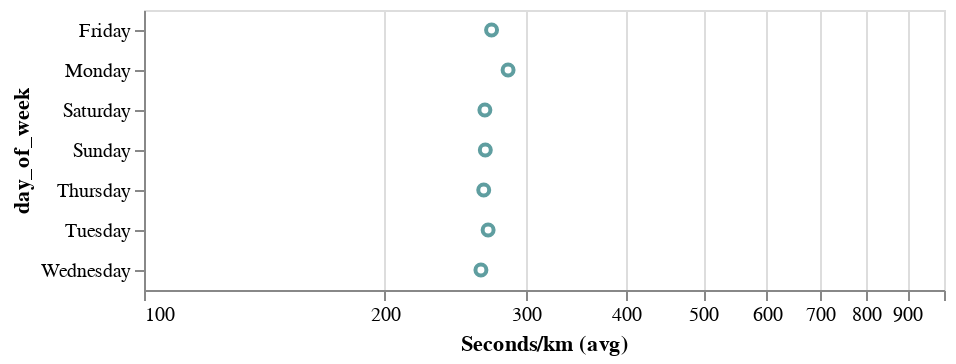

This figure's notebook cell:
### Code cell
alt.Chart(df).mark_point(color='#5f9ea0').encode(
    # count, sum, min, max, average, median, stdev
    alt.X('average(seconds_per_km)', title='Seconds/km (avg)', scale=alt.Scale(type='log')),
    alt.Y('day_of_week', axis=alt.Axis(title='day_of_week'))
)

### Figure 1 — Vega-Lite specification as saved in the notebook (floating-point values rounded to 4 significant figures)
{"$schema": "https://vega.github.io/schema/vega-lite/v4.17.0.json", "config": {"view": {"continuousHeight": 300, "continuousWidth": 400}}, "data": {"name": "data-3b724c935d462198edf620010296bcf6"}, "datasets": {"data-3b724c935d462198edf620010296bcf6": [{"Unnamed: 0": 182, "avgPace(/meter)": 0.3787, "calories(kcal)": 71, "date": "2022-01-10 20:39", "day_of_week": "Monday", "distance(m)": 1191, "distance_rounded": 1, "maxPace(/meter)": 7.246, "minPace(/meter)": 0.2501, "seconds_per_km": 380.4, "speed_per_km": "06:20.35", "sportTime(s)": 453, "startTime": "2022-01-10T13:39:17+00:00", "type": 1}, {"Unnamed: 0": 178, "avgPace(/meter)": 0.2878, "calories(kcal)": 60, "date": "2022-01-13 16:23", "day_of_week": "Thursday", "distance(m)": 1004, "distance_rounded": 1, "maxPace(/meter)": 2.342, "minPace(/meter)": 0.1982, "seconds_per_km": 288.8, "speed_per_km": "04:48.84", "sportTime(s)": 290, "startTime": "2022-01-13T09:23:16+00:00", "type": 1}, {"Unnamed: 0": 176, "avgPace(/meter)": 0.2637, "calories(kcal)": 39, "date": "2022-02-03 17:41", "day_of_week": "Thursday", "distance(m)": 1001, "distance_rounded": 1, "maxPace(/meter)": 0.609, "minPace(/meter)": 0.1993, "seconds_per_km": 264.7, "speed_per_km": "04:24.74", "sportTime(s)": 265, "startTime": "2022-02-03T10:41:12+00:00", "type": 1}, {"Unnamed: 0": 172, "avgPace(/meter)": 0.2803, "calories(kcal)": 50, "date": "2022-02-05 18:46", "day_of_week": "Saturday", "distance(m)": 1006, "distance_rounded": 1, "maxPace(/meter)": 0.6911, "minPace(/meter)": 0.229, "seconds_per_km": 281.3, "speed_per_km": "04:41.31", "sportTime(s)": 283, "startTime": "2022-02-05T11:46:47+00:00", "type": 1}, {"Unnamed: 0": 169, "avgPace(/meter)": 0.2675, "calories(kcal)": 34, "date": "2022-02-06 18:36", "day_of_week": "Sunday", "distance(m)": 1013, "distance_rounded": 1, "maxPace(/meter)": 0.6361, "minPace(/meter)": 0.2325, "seconds_per_km": 268.5, "speed_per_km": "04:28.51", "sportTime(s)": 272, "startTime": "2022-02-06T11:36:48+00:00", "type": 1}, {"Unnamed: 0": 166, "avgPace(/meter)": 0.26, "calories(kcal)": 39, "date": "2022-02-11 18:49", "day_of_week": "Friday", "distance(m)": 1004, "distance_rounded": 1, "maxPace(/meter)": 0.788, "minPace(/meter)": 0.198, "seconds_per_km": 262.9, "speed_per_km": "04:22.95", "sportTime(s)": 264, "startTime": "2022-02-11T11:49:54+00:00", "type": 1}, {"Unnamed: 0": 163, "avgPace(/meter)": 0.2552, "calories(kcal)": 44, "date": "2022-02-12 18:25", "day_of_week": "Saturday", "distance(m)": 1011, "distance_rounded": 1, "maxPace(/meter)": 0.5571, "minPace(/meter)": 0.1928, "seconds_per_km": 256.2, "speed_per_km": "04:16.18", "sportTime(s)": 259, "startTime": "2022-02-12T11:25:02+00:00", "type": 1}, {"Unnamed: 0": 161, "avgPace(/meter)": 0.255, "calories(kcal)": 37, "date": "2022-02-13 18:09", "day_of_week": "Sunday", "distance(m)": 1000, "distance_rounded": 1, "maxPace(/meter)": 0.576, "minPace(/meter)": 0.194, "seconds_per_km": 256, "speed_per_km": "04:16.00", "sportTime(s)": 256, "startTime": "2022-02-13T11:09:12+00:00", "type": 1}, {"Unnamed: 0": 157, "avgPace(/meter)": 0.2854, "calories(kcal)": 43, "date": "2022-02-14 18:50", "day_of_week": "Monday", "distance(m)": 1002, "distance_rounded": 1, "maxPace(/meter)": 0.7446, "minPace(/meter)": 0.2587, "seconds_per_km": 286.4, "speed_per_km": "04:46.43", "sportTime(s)": 287, "startTime": "2022-02-14T11:50:09+00:00", "type": 1}, {"Unnamed: 0": 155, "avgPace(/meter)": 0.2827, "calories(kcal)": 60, "date": "2022-02-16 18:12", "day_of_week": "Wednesday", "distance(m)": 1001, "distance_rounded": 1, "maxPace(/meter)": 2.165, "minPace(/meter)": 0.1834, "seconds_per_km": 283.7, "speed_per_km": "04:43.72", "sportTime(s)": 284, "startTime": "2022-02-16T11:12:40+00:00", "type": 1}, {"Unnamed: 0": 152, "avgPace(/meter)": 0.2793, "calories(kcal)": 55, "date": "2022-03-05 07:10", "day_of_week": "Saturday", "distance(m)": 1006, "distance_rounded": 1, "maxPace(/meter)": 0.6154, "minPace(/meter)": 0.2083, "seconds_per_km": 280.3, "speed_per_km": "04:40.32", "sportTime(s)": 282, "startTime": "2022-03-05T00:10:22+00:00", "type": 1}, {"Unnamed: 0": 150, "avgPace(/meter)": 0.2796, "calories(kcal)": 47, "date": "2022-03-18 18:26", "day_of_week": "Friday", "distance(m)": 1005, "distance_rounded": 1, "maxPace(/meter)": 0.8749, "minPace(/meter)": 0.2372, "seconds_per_km": 280.6, "speed_per_km": "04:40.60", "sportTime(s)": 282, "startTime": "2022-03-18T11:26:11+00:00", "type": 1}, {"Unnamed: 0": 146, "avgPace(/meter)": 0.2964, "calories(kcal)": 57, "date": "2022-03-28 18:45", "day_of_week": "Monday", "distance(m)": 1046, "distance_rounded": 1, "maxPace(/meter)": 0.639, "minPace(/meter)": 0.2149, "seconds_per_km": 297.3, "speed_per_km": "04:57.32", "sportTime(s)": 311, "startTime": "2022-03-28T11:45:13+00:00", "type": 1}, {"Unnamed: 0": 144, "avgPace(/meter)": 0.3011, "calories(kcal)": 57, "date": "2022-03-29 19:02", "day_of_week": "Tuesday", "distance(m)": 1003, "distance_rounded": 1, "maxPace(/meter)": 0.6835, "minPace(/meter)": 0.2301, "seconds_per_km": 302.1, "speed_per_km": "05:2.09", "sportTime(s)": 303, "startTime": "2022-03-29T12:02:25+00:00", "type": 1}, {"Unnamed: 0": 142, "avgPace(/meter)": 0.2837, "calories(kcal)": 49, "date": "2022-03-30 18:52", "day_of_week": "Wednesday", "distance(m)": 1001, "distance_rounded": 1, "maxPace(/meter)": 0.4753, "minPace(/meter)": 0.1658, "seconds_per_km": 284.7, "speed_per_km": "04:44.72", "sportTime(s)": 285, "startTime": "2022-03-30T11:52:16+00:00", "type": 1}, {"Unnamed: 0": 140, "avgPace(/meter)": 0.27, "calories(kcal)": 48, "date": "2022-04-04 17:57", "day_of_week": "Monday", "distance(m)": 1000, "distance_rounded": 1, "maxPace(/meter)": 0.7117, "minPace(/meter)": 0.2248, "seconds_per_km": 271, "speed_per_km": "04:31.00", "sportTime(s)": 271, "startTime": "2022-04-04T10:57:56+00:00", "type": 1}, {"Unnamed: 0": 137, "avgPace(/meter)": 0.273, "calories(kcal)": 51, "date": "2022-04-08 18:39", "day_of_week": "Friday", "distance(m)": 1000, "distance_rounded": 1, "maxPace(/meter)": 0.6707, "minPace(/meter)": 0.2315, "seconds_per_km": 274, "speed_per_km": "04:34.00", "sportTime(s)": 274, "startTime": "2022-04-08T11:39:28+00:00", "type": 1}, {"Unnamed: 0": 134, "avgPace(/meter)": 0.2744, "calories(kcal)": 45, "date": "2022-04-10 18:41", "day_of_week": "Sunday", "distance(m)": 1006, "distance_rounded": 1, "maxPace(/meter)": 0.6873, "minPace(/meter)": 0.2137, "seconds_per_km": 275.3, "speed_per_km": "04:35.35", "sportTime(s)": 277, "startTime": "2022-04-10T11:41:58+00:00", "type": 1}, {"Unnamed: 0": 131, "avgPace(/meter)": 0.277, "calories(kcal)": 44, "date": "2022-04-13 17:48", "day_of_week": "Wednesday", "distance(m)": 1000, "distance_rounded": 1, "maxPace(/meter)": 0.7634, "minPace(/meter)": 0.2038, "seconds_per_km": 278, "speed_per_km": "04:38.00", "sportTime(s)": 278, "startTime": "2022-04-13T10:48:11+00:00", "type": 1}, {"Unnamed: 0": 128, "avgPace(/meter)": 0.2756, "calories(kcal)": 39, "date": "2022-04-15 16:54", "day_of_week": "Friday", "distance(m)": 1005, "distance_rounded": 1, "maxPace(/meter)": 0.7968, "minPace(/meter)": 0.244, "seconds_per_km": 276.6, "speed_per_km": "04:36.62", "sportTime(s)": 278, "startTime": "2022-04-15T09:54:21+00:00", "type": 1}, {"Unnamed: 0": 125, "avgPace(/meter)": 0.2939, "calories(kcal)": 62, "date": "2022-04-26 18:40", "day_of_week": "Tuesday", "distance(m)": 1201, "distance_rounded": 1, "maxPace(/meter)": 1.115, "minPace(/meter)": 0.1997, "seconds_per_km": 294.8, "speed_per_km": "04:54.75", "sportTime(s)": 354, "startTime": "2022-04-26T11:40:21+00:00", "type": 1}, {"Unnamed: 0": 123, "avgPace(/meter)": 0.2685, "calories(kcal)": 48, "date": "2022-04-27 18:31", "day_of_week": "Wednesday", "distance(m)": 1002, "distance_rounded": 1, "maxPace(/meter)": 0.6803, "minPace(/meter)": 0.2187, "seconds_per_km": 269.5, "speed_per_km": "04:29.46", "sportTime(s)": 270, "startTime": "2022-04-27T11:31:56+00:00", "type": 1}, {"Unnamed: 0": 121, "avgPace(/meter)": 0.2774, "calories(kcal)": 50, "date": "2022-04-28 17:37", "day_of_week": "Thursday", "distance(m)": 1002, "distance_rounded": 1, "maxPace(/meter)": 0.8052, "minPace(/meter)": 0.221, "seconds_per_km": 278.4, "speed_per_km": "04:38.44", "sportTime(s)": 279, "startTime": "2022-04-28T10:37:51+00:00", "type": 1}, {"Unnamed: 0": 119, "avgPace(/meter)": 0.2974, "calories(kcal)": 89, "date": "2022-04-29 18:01", "day_of_week": "Friday", "distance(m)": 1651, "distance_rounded": 1, "maxPace(/meter)": 1.217, "minPace(/meter)": 0.2073, "seconds_per_km": 299.8, "speed_per_km": "04:59.82", "sportTime(s)": 495, "startTime": "2022-04-29T11:01:29+00:00", "type": 1}, {"Unnamed: 0": 117, "avgPace(/meter)": 0.2803, "calories(kcal)": 41, "date": "2022-05-01 16:48", "day_of_week": "Sunday", "distance(m)": 1006, "distance_rounded": 1, "maxPace(/meter)": 0.8224, "minPace(/meter)": 0.2239, "seconds_per_km": 281.3, "speed_per_km": "04:41.31", "sportTime(s)": 283, "startTime": "2022-05-01T09:48:50+00:00", "type": 1}, {"Unnamed: 0": 112, "avgPace(/meter)": 0.2761, "calories(kcal)": 42, "date": "2022-05-04 18:52", "day_of_week": "Wednesday", "distance(m)": 1007, "distance_rounded": 1, "maxPace(/meter)": 0.6135, "minPace(/meter)": 0.2112, "seconds_per_km": 277.1, "speed_per_km": "04:37.06", "sportTime(s)": 279, "startTime": "2022-05-04T11:52:29+00:00", "type": 1}, {"Unnamed: 0": 110, "avgPace(/meter)": 0.291, "calories(kcal)": 52, "date": "2022-05-05 18:15", "day_of_week": "Thursday", "distance(m)": 1000, "distance_rounded": 1, "maxPace(/meter)": 0.7042, "minPace(/meter)": 0.216, "seconds_per_km": 292, "speed_per_km": "04:52.00", "sportTime(s)": 292, "startTime": "2022-05-05T11:15:38+00:00", "type": 1}, {"Unnamed: 0": 107, "avgPace(/meter)": 0.2712, "calories(kcal)": 47, "date": "2022-05-06 17:16", "day_of_week": "Friday", "distance(m)": 1003, "distance_rounded": 1, "maxPace(/meter)": 0.7022, "minPace(/meter)": 0.2276, "seconds_per_km": 272.2, "speed_per_km": "04:32.18", "sportTime(s)": 273, "startTime": "2022-05-06T10:16:48+00:00", "type": 1}, {"Unnamed: 0": 104, "avgPace(/meter)": 0.278, "calories(kcal)": 52, "date": "2022-05-07 16:47", "day_of_week": "Saturday", "distance(m)": 1040, "distance_rounded": 1, "maxPace(/meter)": 212, "minPace(/meter)": 0.2129, "seconds_per_km": 278.8, "speed_per_km": "04:38.85", "sportTime(s)": 290, "startTime": "2022-05-07T09:47:30+00:00", "type": 1}, {"Unnamed: 0": 102, "avgPace(/meter)": 0.279, "calories(kcal)": 56, "date": "2022-05-08 18:24", "day_of_week": "Sunday", "distance(m)": 1026, "distance_rounded": 1, "maxPace(/meter)": 225, "minPace(/meter)": 0.2221, "seconds_per_km": 279.7, "speed_per_km": "04:39.73", "sportTime(s)": 287, "startTime": "2022-05-08T11:24:19+00:00", "type": 1}, {"Unnamed: 0": 99, "avgPace(/meter)": 0.278, "calories(kcal)": 59, "date": "2022-05-12 18:36", "day_of_week": "Thursday", "distance(m)": 1007, "distance_rounded": 1, "maxPace(/meter)": 178, "minPace(/meter)": 0.1781, "seconds_per_km": 279.0, "speed_per_km": "04:39.05", "sportTime(s)": 281, "startTime": "2022-05-12T11:36:50+00:00", "type": 1}, {"Unnamed: 0": 96, "avgPace(/meter)": 0.283, "calories(kcal)": 55, "date": "2022-05-13 18:36", "day_of_week": "Friday", "distance(m)": 1024, "distance_rounded": 1, "maxPace(/meter)": 201, "minPace(/meter)": 0.2015, "seconds_per_km": 284.2, "speed_per_km": "04:44.18", "sportTime(s)": 291, "startTime": "2022-05-13T11:36:23+00:00", "type": 1}, {"Unnamed: 0": 92, "avgPace(/meter)": 0.273, "calories(kcal)": 51, "date": "2022-05-15 18:36", "day_of_week": "Sunday", "distance(m)": 1028, "distance_rounded": 1, "maxPace(/meter)": 197, "minPace(/meter)": 0.1974, "seconds_per_km": 273.3, "speed_per_km": "04:33.35", "sportTime(s)": 281, "startTime": "2022-05-15T11:36:24+00:00", "type": 1}, {"Unnamed: 0": 89, "avgPace(/meter)": 0.288, "calories(kcal)": 63, "date": "2022-05-16 18:31", "day_of_week": "Monday", "distance(m)": 1046, "distance_rounded": 1, "maxPace(/meter)": 210, "minPace(/meter)": 0.2106, "seconds_per_km": 288.7, "speed_per_km": "04:48.72", "sportTime(s)": 302, "startTime": "2022-05-16T11:31:34+00:00", "type": 1}, {"Unnamed: 0": 86, "avgPace(/meter)": 0.293, "calories(kcal)": 63, "date": "2022-05-17 18:15", "day_of_week": "Tuesday", "distance(m)": 1049, "distance_rounded": 1, "maxPace(/meter)": 237, "minPace(/meter)": 0.2227, "seconds_per_km": 293.6, "speed_per_km": "04:53.61", "sportTime(s)": 308, "startTime": "2022-05-17T11:15:00+00:00", "type": 1}, {"Unnamed: 0": 82, "avgPace(/meter)": 0.2841, "calories(kcal)": 50.03, "date": "2022-05-21 20:48", "day_of_week": "Saturday", "distance(m)": 1003, "distance_rounded": 1, "maxPace(/meter)": 0.6219, "minPace(/meter)": 0.2232, "seconds_per_km": 286.1, "speed_per_km": "04:46.14", "sportTime(s)": 287, "startTime": "2022-05-21T13:48:24+00:00", "type": 1}, {"Unnamed: 0": 79, "avgPace(/meter)": 0.265, "calories(kcal)": 44.08, "date": "2022-05-22 17:22", "day_of_week": "Sunday", "distance(m)": 1000, "distance_rounded": 1, "maxPace(/meter)": 0.815, "minPace(/meter)": 0.2136, "seconds_per_km": 267, "speed_per_km": "04:27.00", "sportTime(s)": 267, "startTime": "2022-05-22T10:22:47+00:00", "type": 1}, {"Unnamed: 0": 76, "avgPace(/meter)": 0.265, "calories(kcal)": 50.33, "date": "2022-05-23 18:46", "day_of_week": "Monday", "distance(m)": 1000, "distance_rounded": 1, "maxPace(/meter)": 0.668, "minPace(/meter)": 0.2187, "seconds_per_km": 267, "speed_per_km": "04:27.00", "sportTime(s)": 267, "startTime": "2022-05-23T11:46:59+00:00", "type": 1}, {"Unnamed: 0": 73, "avgPace(/meter)": 0.2647, "calories(kcal)": 44.15, "date": "2022-05-24 18:54", "day_of_week": "Tuesday", "distance(m)": 1001, "distance_rounded": 1, "maxPace(/meter)": 0.9251, "minPace(/meter)": 0.2227, "seconds_per_km": 266.7, "speed_per_km": "04:26.73", "sportTime(s)": 267, "startTime": "2022-05-24T11:54:01+00:00", "type": 1}, {"Unnamed: 0": 70, "avgPace(/meter)": 0.2353, "calories(kcal)": 40.81, "date": "2022-05-25 17:56", "day_of_week": "Wednesday", "distance(m)": 1003, "distance_rounded": 1, "maxPace(/meter)": 0.9066, "minPace(/meter)": 0.1197, "seconds_per_km": 240.3, "speed_per_km": "04:0.28", "sportTime(s)": 241, "startTime": "2022-05-25T10:56:04+00:00", "type": 1}, {"Unnamed: 0": 67, "avgPace(/meter)": 0.2622, "calories(kcal)": 53.12, "date": "2022-05-26 17:17", "day_of_week": "Thursday", "distance(m)": 1003, "distance_rounded": 1, "maxPace(/meter)": 0.558, "minPace(/meter)": 0.1968, "seconds_per_km": 264.2, "speed_per_km": "04:24.21", "sportTime(s)": 265, "startTime": "2022-05-26T10:17:38+00:00", "type": 1}, {"Unnamed: 0": 64, "avgPace(/meter)": 0.2742, "calories(kcal)": 43.04, "date": "2022-05-27 18:35", "day_of_week": "Friday", "distance(m)": 1003, "distance_rounded": 1, "maxPace(/meter)": 0.757, "minPace(/meter)": 0.2449, "seconds_per_km": 276.2, "speed_per_km": "04:36.17", "sportTime(s)": 277, "startTime": "2022-05-27T11:35:19+00:00", "type": 1}, {"Unnamed: 0": 61, "avgPace(/meter)": 0.2677, "calories(kcal)": 51.33, "date": "2022-05-28 17:39", "day_of_week": "Saturday", "distance(m)": 1005, "distance_rounded": 1, "maxPace(/meter)": 0.6452, "minPace(/meter)": 0.2224, "seconds_per_km": 269.7, "speed_per_km": "04:29.65", "sportTime(s)": 271, "startTime": "2022-05-28T10:39:29+00:00", "type": 1}, {"Unnamed: 0": 58, "avgPace(/meter)": 0.251, "calories(kcal)": 41, "date": "2022-05-29 18:19", "day_of_week": "Sunday", "distance(m)": 1000, "distance_rounded": 1, "maxPace(/meter)": 0.4274, "minPace(/meter)": 0.1839, "seconds_per_km": 253, "speed_per_km": "04:13.00", "sportTime(s)": 253, "startTime": "2022-05-29T11:19:12+00:00", "type": 1}, {"Unnamed: 0": 55, "avgPace(/meter)": 0.25, "calories(kcal)": 48.92, "date": "2022-05-30 18:55", "day_of_week": "Monday", "distance(m)": 1004, "distance_rounded": 1, "maxPace(/meter)": 0.4058, "minPace(/meter)": 0.1746, "seconds_per_km": 252.0, "speed_per_km": "04:11.99", "sportTime(s)": 253, "startTime": "2022-05-30T11:55:16+00:00", "type": 1}, {"Unnamed: 0": 52, "avgPace(/meter)": 0.2575, "calories(kcal)": 49.91, "date": "2022-05-31 18:42", "day_of_week": "Tuesday", "distance(m)": 1006, "distance_rounded": 1, "maxPace(/meter)": 0.5513, "minPace(/meter)": 0.203, "seconds_per_km": 259.4, "speed_per_km": "04:19.44", "sportTime(s)": 261, "startTime": "2022-05-31T11:42:33+00:00", "type": 1}, {"Unnamed: 0": 49, "avgPace(/meter)": 0.2483, "calories(kcal)": 45.2, "date": "2022-06-03 18:03", "day_of_week": "Friday", "distance(m)": 1003, "distance_rounded": 1, "maxPace(/meter)": 0.8258, "minPace(/meter)": 0.1627, "seconds_per_km": 250.2, "speed_per_km": "04:10.25", "sportTime(s)": 251, "startTime": "2022-06-03T11:03:24+00:00", "type": 1}, {"Unnamed: 0": 46, "avgPace(/meter)": 0.2428, "calories(kcal)": 51.81, "date": "2022-06-04 18:38", "day_of_week": "Saturday", "distance(m)": 1001, "distance_rounded": 1, "maxPace(/meter)": 0.5981, "minPace(/meter)": 0.2102, "seconds_per_km": 244.8, "speed_per_km": "04:4.76", "sportTime(s)": 245, "startTime": "2022-06-04T11:38:21+00:00", "type": 1}, {"Unnamed: 0": 43, "avgPace(/meter)": 0.2348, "calories(kcal)": 30.82, "date": "2022-06-11 17:38", "day_of_week": "Saturday", "distance(m)": 1001, "distance_rounded": 1, "maxPace(/meter)": 0.5176, "minPace(/meter)": 0.1971, "seconds_per_km": 236.8, "speed_per_km": "03:56.76", "sportTime(s)": 237, "startTime": "2022-06-11T10:38:27+00:00", "type": 1}, {"Unnamed: 0": 39, "avgPace(/meter)": 0.2475, "calories(kcal)": 51.79, "date": "2022-06-12 17:47", "day_of_week": "Sunday", "distance(m)": 1006, "distance_rounded": 1, "maxPace(/meter)": 0.6472, "minPace(/meter)": 0.2005, "seconds_per_km": 249.5, "speed_per_km": "04:9.50", "sportTime(s)": 251, "startTime": "2022-06-12T10:47:29+00:00", "type": 1}, {"Unnamed: 0": 36, "avgPace(/meter)": 0.2562, "calories(kcal)": 56.05, "date": "2022-06-14 19:03", "day_of_week": "Tuesday", "distance(m)": 1003, "distance_rounded": 1, "maxPace(/meter)": 0.5627, "minPace(/meter)": 0.1935, "seconds_per_km": 258.2, "speed_per_km": "04:18.23", "sportTime(s)": 259, "startTime": "2022-06-14T12:03:23+00:00", "type": 1}, {"Unnamed: 0": 32, "avgPace(/meter)": 0.2443, "calories(kcal)": 47.92, "date": "2022-06-15 18:46", "day_of_week": "Wednesday", "distance(m)": 1011, "distance_rounded": 1, "maxPace(/meter)": 0.5219, "minPace(/meter)": 0.1885, "seconds_per_km": 246.3, "speed_per_km": "04:6.29", "sportTime(s)": 249, "startTime": "2022-06-15T11:46:25+00:00", "type": 1}, {"Unnamed: 0": 27, "avgPace(/meter)": 0.2405, "calories(kcal)": 33.65, "date": "2022-06-16 18:03", "day_of_week": "Thursday", "distance(m)": 1002, "distance_rounded": 1, "maxPace(/meter)": 0.5764, "minPace(/meter)": 0.1971, "seconds_per_km": 242.5, "speed_per_km": "04:2.51", "sportTime(s)": 243, "startTime": "2022-06-16T11:03:28+00:00", "type": 1}, {"Unnamed: 0": 23, "avgPace(/meter)": 0.2405, "calories(kcal)": 48.66, "date": "2022-06-17 18:03", "day_of_week": "Friday", "distance(m)": 1002, "distance_rounded": 1, "maxPace(/meter)": 0.4713, "minPace(/meter)": 0.1802, "seconds_per_km": 242.5, "speed_per_km": "04:2.51", "sportTime(s)": 243, "startTime": "2022-06-17T11:03:58+00:00", "type": 1}, {"Unnamed: 0": 18, "avgPace(/meter)": 0.2428, "calories(kcal)": 45, "date": "2022-06-21 19:23", "day_of_week": "Tuesday", "distance(m)": 1009, "distance_rounded": 1, "maxPace(/meter)": 0.5322, "minPace(/meter)": 0.1881, "seconds_per_km": 244.8, "speed_per_km": "04:4.80", "sportTime(s)": 247, "startTime": "2022-06-21T12:23:33+00:00", "type": 1}, {"Unnamed: 0": 15, "avgPace(/meter)": 0.2423, "calories(kcal)": 49.76, "date": "2022-06-23 18:16", "day_of_week": "Thursday", "distance(m)": 1003, "distance_rounded": 1, "maxPace(/meter)": 0.627, "minPace(/meter)": 0.1883, "seconds_per_km": 244.3, "speed_per_km": "04:4.27", "sportTime(s)": 245, "startTime": "2022-06-23T11:16:47+00:00", "type": 1}, {"Unnamed: 0": 10, "avgPace(/meter)": 0.2365, "calories(kcal)": 48.67, "date": "2022-06-27 18:45", "day_of_week": "Monday", "distance(m)": 1002, "distance_rounded": 1, "maxPace(/meter)": 0.6246, "minPace(/meter)": 0.1815, "seconds_per_km": 238.5, "speed_per_km": "03:58.52", "sportTime(s)": 239, "startTime": "2022-06-27T11:45:38+00:00", "type": 1}, {"Unnamed: 0": 7, "avgPace(/meter)": 0.2323, "calories(kcal)": 39.65, "date": "2022-06-28 18:07", "day_of_week": "Tuesday", "distance(m)": 1003, "distance_rounded": 1, "maxPace(/meter)": 0.4755, "minPace(/meter)": 0.1836, "seconds_per_km": 234.3, "speed_per_km": "03:54.30", "sportTime(s)": 235, "startTime": "2022-06-28T11:07:21+00:00", "type": 1}, {"Unnamed: 0": 4, "avgPace(/meter)": 0.2283, "calories(kcal)": 33.62, "date": "2022-06-29 19:02", "day_of_week": "Wednesday", "distance(m)": 1003, "distance_rounded": 1, "maxPace(/meter)": 0.5453, "minPace(/meter)": 0.1936, "seconds_per_km": 230.3, "speed_per_km": "03:50.31", "sportTime(s)": 231, "startTime": "2022-06-29T12:02:34+00:00", "type": 1}, {"Unnamed: 0": 1, "avgPace(/meter)": 0.2368, "calories(kcal)": 36.82, "date": "2022-06-30 19:31", "day_of_week": "Thursday", "distance(m)": 1001, "distance_rounded": 1, "maxPace(/meter)": 0.6545, "minPace(/meter)": 0.1648, "seconds_per_km": 238.8, "speed_per_km": "03:58.76", "sportTime(s)": 239, "startTime": "2022-06-30T12:31:18+00:00", "type": 1}]}, "encoding": {"x": {"aggregate": "average", "field": "seconds_per_km", "scale": {"type": "log"}, "title": "Seconds/km (avg)", "type": "quantitative"}, "y": {"axis": {"title": "day_of_week"}, "field": "day_of_week", "type": "nominal"}}, "mark": {"color": "#5f9ea0", "type": "point"}}
